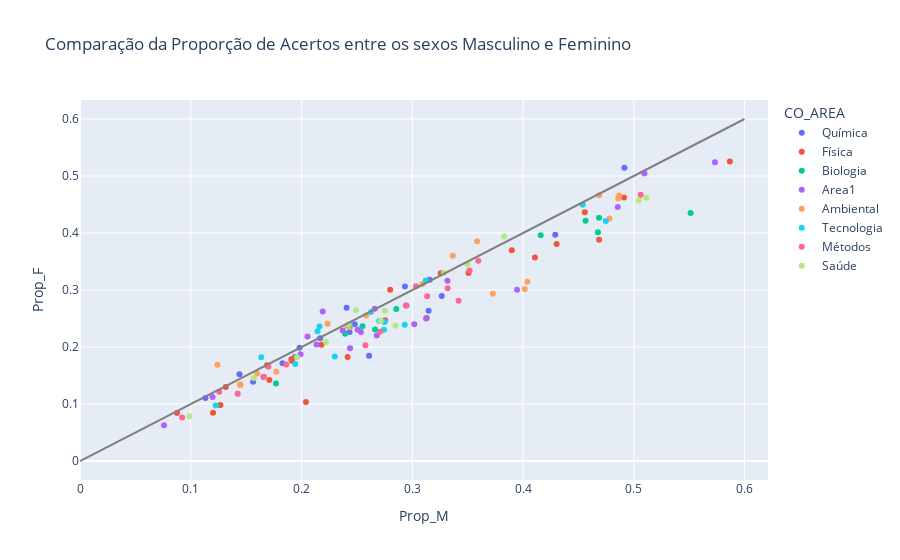

Notebook code for this chart:
### Code cell
fig = px.scatter(all_questions_CN, x="Prop_M", y="Prop_F", color="CO_AREA",
                 hover_data=['CO_ITEM','CO_HABILIDADE','Ano'],
                 title="Comparação da Proporção de Acertos entre os sexos Masculino e Feminino")

fig.add_trace(
    go.Scatter(
        x=[0, 0.6],
        y=[0, 0.6],
        mode="lines",
        line=go.scatter.Line(color="gray"),
        showlegend=False)
)

fig.show()

### Figure 1 — Plotly figure (JSON) as saved in the notebook; plotly's stock layout.template omitted (floating-point values rounded to 4 significant figures)
{"data": [{"customdata": [["82364", 27, "2019"], ["117988", 27, "2019"], ["78504", 24, "2019"], ["89298", 26, "2019"], ["117868", 25, "2019"], ["85548", 24, "2019"], ["111394", 26, "2018"], ["59858", 25, "2018"], ["111414", 27, "2018"], ["40203", 24, "2018"], ["46621", 24, "2018"], ["56286", 27, "2017"], ["60582", 25, "2017"], ["11590", 24, "2017"], ["30022", 25, "2017"], ["88873", 26, "2017"], ["17983", 24, "2017"]], "hovertemplate": "CO_AREA=Química<br>Prop_M=%{x}<br>Prop_F=%{y}<br>CO_ITEM=%{customdata[0]}<br>CO_HABILIDADE=%{customdata[1]}<br>Ano=%{customdata[2]}<extra></extra>", "legendgroup": "Química", "marker": {"color": "#636efa", "symbol": "circle"}, "mode": "markers", "name": "Química", "orientation": "v", "showlegend": true, "type": "scatter", "x": [0.3158, 0.261, 0.1828, 0.4291, 0.4915, 0.3148, 0.2407, 0.1982, 0.2934, 0.1563, 0.3266, 0.1133, 0.144, 0.1942, 0.2481, 0.2434, 0.2168], "xaxis": "x", "y": [0.3181, 0.1846, 0.1716, 0.397, 0.5144, 0.2634, 0.2687, 0.1986, 0.3062, 0.1392, 0.2894, 0.1103, 0.1522, 0.1826, 0.2398, 0.2264, 0.2153], "yaxis": "y"}, {"customdata": [["117836", 23, "2019"], ["89150", 22, "2019"], ["82236", 22, "2019"], ["7629", 20, "2019"], ["97169", 20, "2019"], ["49600", 23, "2019"], ["96556", 21, "2019"], ["89515", 21, "2019"], ["87205", 23, "2018"], ["39342", 21, "2018"], ["11526", 21, "2018"], ["86222", 23, "2018"], ["76034", 22, "2018"], ["27417", 22, "2018"], ["17449", 20, "2018"], ["83440", 20, "2018"], ["81968", 22, "2017"], ["76032", 23, "2017"], ["81971", 22, "2017"], ["18349", 20, "2017"], ["82421", 21, "2017"], ["43880", 20, "2017"], ["48655", 21, "2017"]], "hovertemplate": "CO_AREA=Física<br>Prop_M=%{x}<br>Prop_F=%{y}<br>CO_ITEM=%{customdata[0]}<br>CO_HABILIDADE=%{customdata[1]}<br>Ano=%{customdata[2]}<extra></extra>", "legendgroup": "Física", "marker": {"color": "#EF553B", "symbol": "circle"}, "mode": "markers", "name": "Física", "orientation": "v", "showlegend": true, "type": "scatter", "x": [0.204, 0.4687, 0.1909, 0.313, 0.1316, 0.1688, 0.2755, 0.3257, 0.2417, 0.3899, 0.4912, 0.4558, 0.1267, 0.28, 0.3508, 0.1201, 0.5868, 0.4304, 0.4107, 0.218, 0.1913, 0.0876, 0.171], "xaxis": "x", "y": [0.1034, 0.388, 0.1787, 0.251, 0.1297, 0.1681, 0.2469, 0.3294, 0.1824, 0.3698, 0.4623, 0.4365, 0.09814, 0.3002, 0.3296, 0.08479, 0.5255, 0.3806, 0.357, 0.2037, 0.1758, 0.08429, 0.1422], "yaxis": "y"}, {"customdata": [["29776", 30, "2019"], ["31718", 28, "2019"], ["7529", 29, "2019"], ["12591", 28, "2018"], ["87724", 28, "2018"], ["82909", 29, "2018"], ["111720", 30, "2018"], ["42006", 30, "2017"], ["42557", 28, "2017"], ["48663", 29, "2017"]], "hovertemplate": "CO_AREA=Biologia<br>Prop_M=%{x}<br>Prop_F=%{y}<br>CO_ITEM=%{customdata[0]}<br>CO_HABILIDADE=%{customdata[1]}<br>Ano=%{customdata[2]}<extra></extra>", "legendgroup": "Biologia", "marker": {"color": "#00cc96", "symbol": "circle"}, "mode": "markers", "name": "Biologia", "orientation": "v", "showlegend": true, "type": "scatter", "x": [0.5513, 0.4687, 0.4676, 0.177, 0.2551, 0.416, 0.2856, 0.4565, 0.2664, 0.2394], "xaxis": "x", "y": [0.4352, 0.4268, 0.4012, 0.1362, 0.2366, 0.3959, 0.2668, 0.4215, 0.2306, 0.2231], "yaxis": "y"}, {"customdata": [["117999", 3, "2019"], ["86521", 4, "2019"], ["24104", 3, "2019"], ["111705", 2, "2019"], ["117875", 1, "2019"], ["117642", 2, "2019"], ["84568", 1, "2019"], ["111456", 2, "2018"], ["111506", 4, "2018"], ["82306", 1, "2018"], ["111533", 3, "2018"], ["111653", 2, "2018"], ["111463", 1, "2018"], ["111564", 3, "2018"], ["59980", 2, "2017"], ["40150", 3, "2017"], ["83923", 2, "2017"], ["87974", 3, "2017"], ["59829", 1, "2017"], ["26843", 4, "2017"], ["78598", 1, "2017"]], "hovertemplate": "CO_AREA=Area1<br>Prop_M=%{x}<br>Prop_F=%{y}<br>CO_ITEM=%{customdata[0]}<br>CO_HABILIDADE=%{customdata[1]}<br>Ano=%{customdata[2]}<extra></extra>", "legendgroup": "Area1", "marker": {"color": "#ab63fa", "symbol": "circle"}, "mode": "markers", "name": "Area1", "orientation": "v", "showlegend": true, "type": "scatter", "x": [0.3946, 0.4855, 0.2054, 0.2536, 0.1992, 0.3317, 0.3018, 0.2661, 0.3125, 0.2438, 0.1657, 0.5096, 0.2947, 0.2191, 0.2373, 0.268, 0.5733, 0.07583, 0.1197, 0.2507, 0.2136], "xaxis": "x", "y": [0.3004, 0.4458, 0.2186, 0.2264, 0.1875, 0.316, 0.2398, 0.2669, 0.2501, 0.1979, 0.1473, 0.5044, 0.2729, 0.2624, 0.2291, 0.2202, 0.5243, 0.06292, 0.1125, 0.2303, 0.2046], "yaxis": "y"}, {"customdata": [["117746", 9, "2019"], ["88853", 11, "2019"], ["111624", 12, "2019"], ["39290", 8, "2019"], ["60311", 10, "2019"], ["81478", 8, "2019"], ["111545", 9, "2019"], ["88496", 11, "2018"], ["76029", 8, "2018"], ["111637", 9, "2018"], ["111612", 12, "2018"], ["111411", 10, "2018"], ["62289", 9, "2018"], ["81944", 11, "2017"], ["43722", 8, "2017"], ["89981", 9, "2017"], ["49555", 12, "2017"], ["84223", 10, "2017"], ["68394", 8, "2017"]], "hovertemplate": "CO_AREA=Ambiental<br>Prop_M=%{x}<br>Prop_F=%{y}<br>CO_ITEM=%{customdata[0]}<br>CO_HABILIDADE=%{customdata[1]}<br>Ano=%{customdata[2]}<extra></extra>", "legendgroup": "Ambiental", "marker": {"color": "#FFA15A", "symbol": "circle"}, "mode": "markers", "name": "Ambiental", "orientation": "v", "showlegend": true, "type": "scatter", "x": [0.16, 0.3727, 0.4869, 0.3092, 0.486, 0.2437, 0.2584, 0.2411, 0.3366, 0.1241, 0.2235, 0.4687, 0.1772, 0.404, 0.1449, 0.3585, 0.4016, 0.4781, 0.1445], "xaxis": "x", "y": [0.1536, 0.2935, 0.4658, 0.3106, 0.4605, 0.2348, 0.2555, 0.2371, 0.3599, 0.1687, 0.2406, 0.4662, 0.1567, 0.3143, 0.1334, 0.3855, 0.3017, 0.4255, 0.1349], "yaxis": "y"}, {"customdata": [["117883", 7, "2019"], ["117890", 6, "2019"], ["117979", 6, "2019"], ["111601", 5, "2019"], ["89772", 7, "2019"], ["111408", 6, "2018"], ["43554", 5, "2018"], ["89518", 5, "2018"], ["111395", 6, "2018"], ["111761", 7, "2018"], ["29460", 7, "2017"], ["64059", 5, "2017"], ["23921", 7, "2017"], ["43703", 6, "2017"], ["11793", 5, "2017"]], "hovertemplate": "CO_AREA=Tecnologia<br>Prop_M=%{x}<br>Prop_F=%{y}<br>CO_ITEM=%{customdata[0]}<br>CO_HABILIDADE=%{customdata[1]}<br>Ano=%{customdata[2]}<extra></extra>", "legendgroup": "Tecnologia", "marker": {"color": "#19d3f3", "symbol": "circle"}, "mode": "markers", "name": "Tecnologia", "orientation": "v", "showlegend": true, "type": "scatter", "x": [0.2627, 0.2932, 0.3123, 0.2162, 0.2702, 0.275, 0.2434, 0.2301, 0.1637, 0.2745, 0.1944, 0.4539, 0.4748, 0.2144, 0.1226], "xaxis": "x", "y": [0.2613, 0.2392, 0.3165, 0.2362, 0.2454, 0.2437, 0.239, 0.1832, 0.1819, 0.2303, 0.17, 0.4494, 0.4209, 0.2275, 0.09737], "yaxis": "y"}, {"customdata": [["82490", 19, "2019"], ["83441", 17, "2019"], ["54381", 18, "2019"], ["83609", 18, "2019"], ["19407", 17, "2019"], ["111630", 19, "2018"], ["67958", 19, "2018"], ["60359", 18, "2018"], ["62499", 17, "2018"], ["12199", 17, "2018"], ["81339", 17, "2017"], ["84291", 17, "2017"], ["62247", 19, "2017"], ["81780", 18, "2017"], ["60699", 18, "2017"], ["8757", 19, "2017"]], "hovertemplate": "CO_AREA=Métodos<br>Prop_M=%{x}<br>Prop_F=%{y}<br>CO_ITEM=%{customdata[0]}<br>CO_HABILIDADE=%{customdata[1]}<br>Ano=%{customdata[2]}<extra></extra>", "legendgroup": "Métodos", "marker": {"color": "#FF6692", "symbol": "circle"}, "mode": "markers", "name": "Métodos", "orientation": "v", "showlegend": true, "type": "scatter", "x": [0.3596, 0.1257, 0.09224, 0.2942, 0.1862, 0.2577, 0.1661, 0.1424, 0.2709, 0.3418, 0.3034, 0.1702, 0.332, 0.3135, 0.3517, 0.5062], "xaxis": "x", "y": [0.3512, 0.1216, 0.0764, 0.2728, 0.1691, 0.2029, 0.1477, 0.118, 0.2265, 0.2813, 0.3066, 0.1654, 0.303, 0.2889, 0.3341, 0.467], "yaxis": "y"}, {"customdata": [["19223", 14, "2019"], ["14273", 13, "2019"], ["55328", 15, "2019"], ["83526", 16, "2019"], ["111635", 14, "2018"], ["61264", 14, "2018"], ["66646", 15, "2018"], ["97446", 13, "2018"], ["85700", 16, "2018"], ["47418", 16, "2017"], ["66897", 15, "2017"], ["88958", 13, "2017"], ["61269", 14, "2017"], ["18231", 14, "2017"]], "hovertemplate": "CO_AREA=Saúde<br>Prop_M=%{x}<br>Prop_F=%{y}<br>CO_ITEM=%{customdata[0]}<br>CO_HABILIDADE=%{customdata[1]}<br>Ano=%{customdata[2]}<extra></extra>", "legendgroup": "Saúde", "marker": {"color": "#B6E880", "symbol": "circle"}, "mode": "markers", "name": "Saúde", "orientation": "v", "showlegend": true, "type": "scatter", "x": [0.5046, 0.0988, 0.383, 0.2222, 0.2752, 0.2492, 0.5114, 0.3499, 0.2715, 0.2423, 0.1959, 0.157, 0.3286, 0.2848], "xaxis": "x", "y": [0.4571, 0.07869, 0.394, 0.2089, 0.2634, 0.2645, 0.4616, 0.3448, 0.2454, 0.2393, 0.182, 0.1454, 0.3299, 0.2373], "yaxis": "y"}, {"line": {"color": "gray"}, "mode": "lines", "showlegend": false, "type": "scatter", "x": [0, 0.6], "y": [0, 0.6]}], "layout": {"legend": {"title": {"text": "CO_AREA"}, "tracegroupgap": 0}, "title": {"text": "Comparação da Proporção de Acertos entre os sexos Masculino e Feminino"}, "xaxis": {"anchor": "y", "domain": [0, 1], "title": {"text": "Prop_M"}}, "yaxis": {"anchor": "x", "domain": [0, 1], "title": {"text": "Prop_F"}}}}
